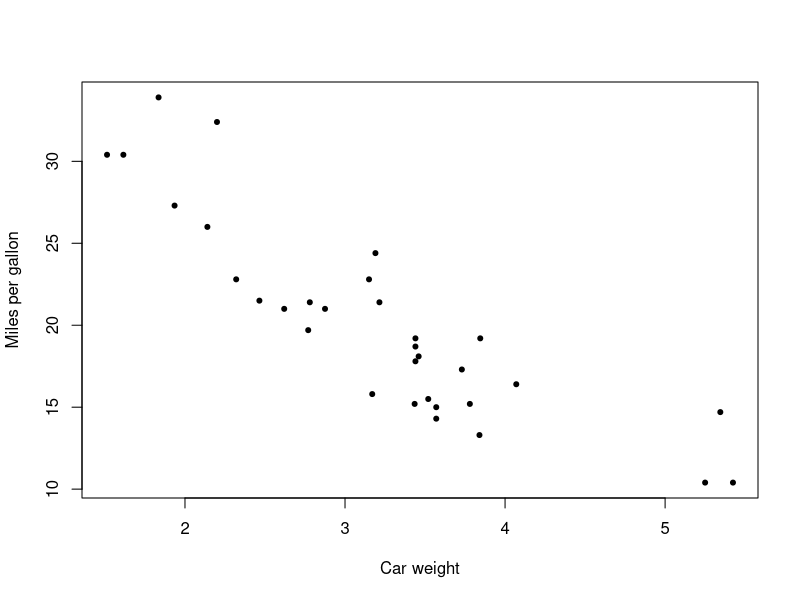
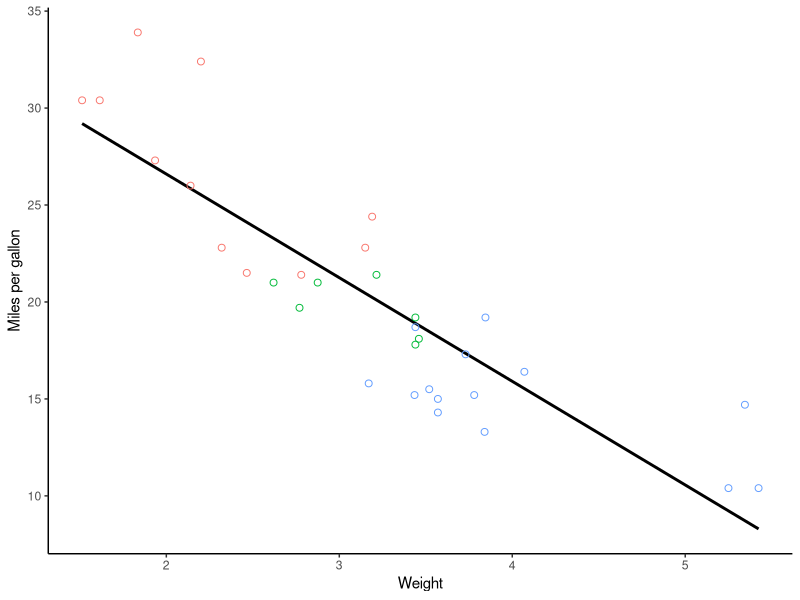
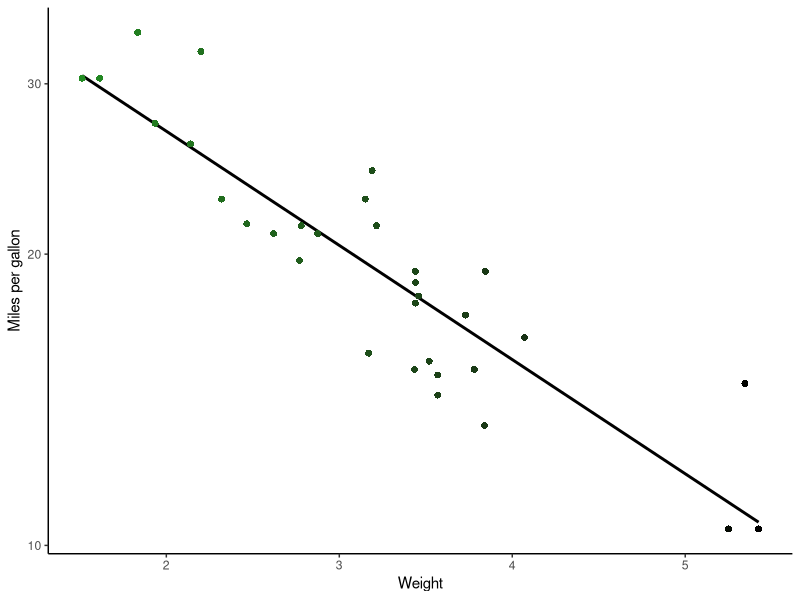
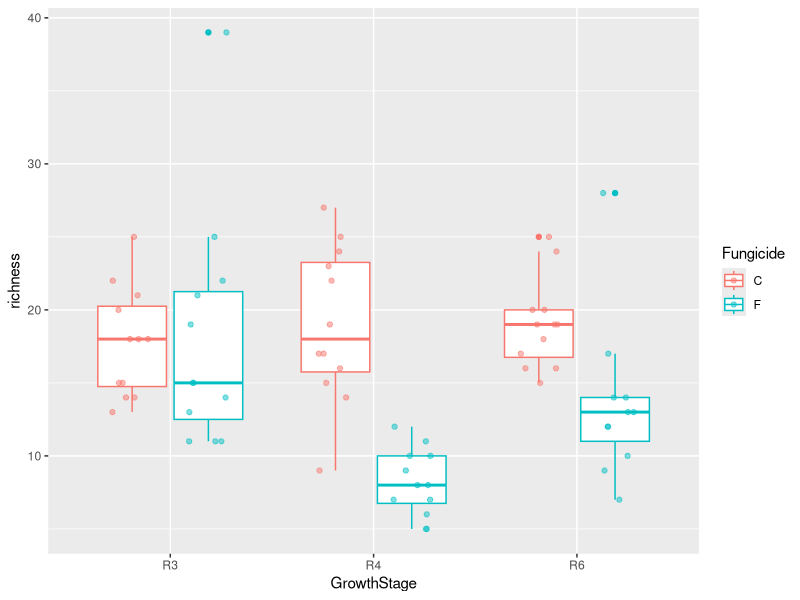
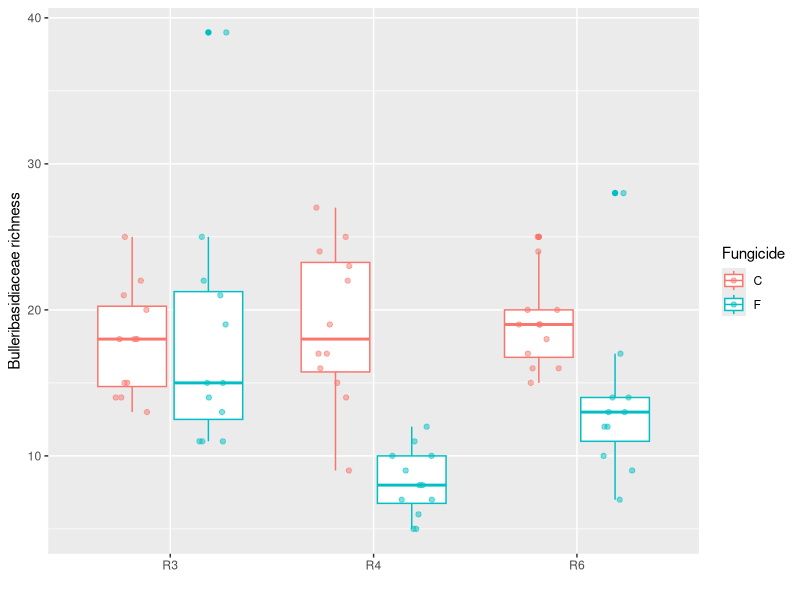
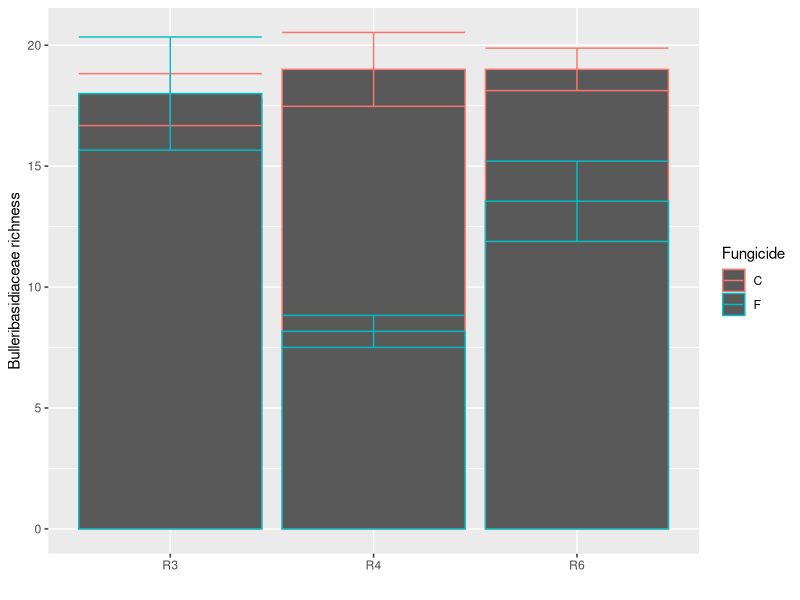
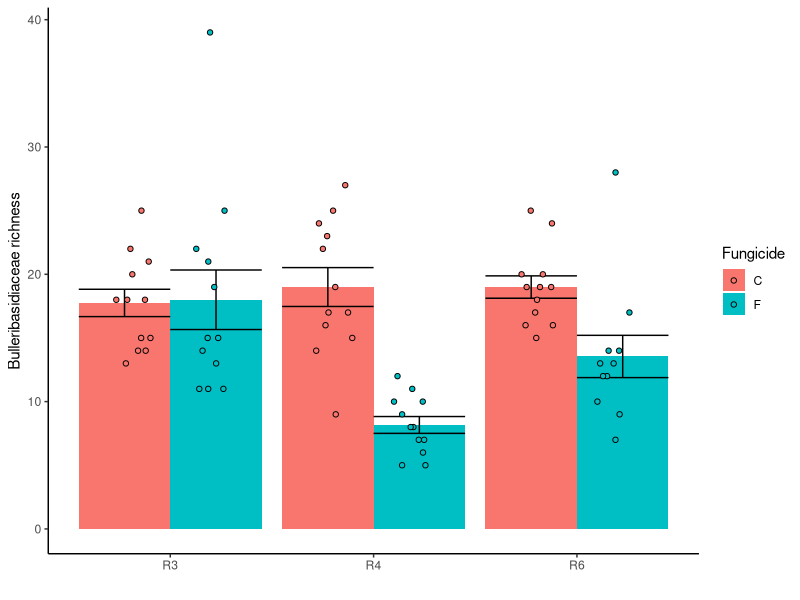
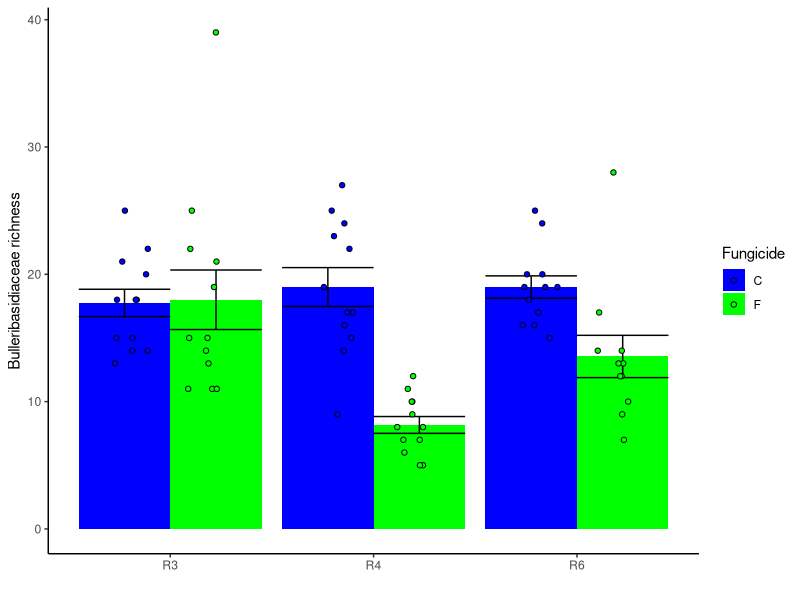

These charts were generated, in order, by the following R code:
## ---- chunk 1
library(tidyverse)
## ---- chunk 2
getwd()

datum <- read.csv("../general_notes/data/corr.csv",na.strings = "NA")

data("mtcars") # this accesses data that are pre-loaded into R
head(airquality)

data() # lists all of the datasets in the data package
## ---- chunk 3
plot(x = mtcars$wt, y = mtcars$mpg,
     xlab = "Car weight",
     ylab = "Miles per gallon",
     font.lab = 6,
     pch = 20
     )
## ---- chunk 4
mtcars %>%
  ggplot() +
  geom_smooth(aes(x = wt, y = mpg), method = lm, se = FALSE, color = "black") +
  geom_point(aes(x = wt, y = mpg, color = as.factor(cyl)), size = 2, pch = 21) +
  theme_classic() +
  theme(legend.position = "NULL") +
  xlab("Weight") +
  ylab("Miles per gallon")
  
  
## ---- chunk 5
mtcars %>%
  ggplot() +
  geom_smooth(aes(x = wt, y = mpg), method = lm, se = FALSE, color = "black") +
  geom_point(aes(x = wt, y = mpg, color = wt), size = 2, pch = 16) +
  theme_classic() +
  theme(legend.position = "NULL") +
  xlab("Weight") +
  ylab("Miles per gallon") +
  scale_color_gradient(low="forestgreen", high = "black") +
  scale_y_log10()
## ---- chunk 6
library(tidyverse)
## ---- chunk 7
bull.richness <- read.csv("./data/Bull_richness.csv", na.strings = NA)
# setting na.strings lets us specify how NAs are coded
## ---- chunk 8
bull.richness.soy.no.till <- bull.richness[bull.richness$Crop == "Soy" 
                                           & bull.richness$Treatment == "No-till",]
## ---- chunk 9
ggplot(bull.richness.soy.no.till, aes(x = GrowthStage, y = richness, color = Fungicide)) +
  geom_boxplot() +
  geom_point(position = position_jitterdodge(0.2), alpha = 0.5)
## ---- chunk 10
library(tidyverse)
## ---- chunk 11
bull.richness <- read.csv("./data/Bull_richness.csv", na.strings = NA)
# setting na.strings lets us specify how NAs are coded
## ---- chunk 12
bull.richness.soy.no.till <- bull.richness[bull.richness$Crop == "Soy" 
                                           & bull.richness$Treatment == "No-till",]
## ---- chunk 13
ggplot(bull.richness.soy.no.till, aes(x = GrowthStage, y = richness, color = Fungicide)) +
  geom_boxplot() +
  geom_point(position = position_jitterdodge(0.2), alpha = 0.5) +
  xlab("") +
  ylab("Bulleribasidiaceae richness")
## ---- chunk 14
ggplot(bull.richness.soy.no.till, aes(x = GrowthStage, y = richness, color = Fungicide)) +
  stat_summary(fun= mean, geom = "bar") +
  stat_summary(fun.data = mean_se, geom = "errorbar") +
  xlab("") +
  ylab("Bulleribasidiaceae richness")

# have to adjust the position of the bars, adjust color and fill

## ---- chunk 15
ggplot(bull.richness.soy.no.till, aes(x = GrowthStage, y = richness, fill = Fungicide)) +
  stat_summary(fun= mean, geom = "bar", position = "dodge") +
  stat_summary(fun.data = mean_se, geom = "errorbar", position = "dodge") +
  geom_point(position = position_jitterdodge(0.2), pch = 21) +
  xlab("") +
  ylab("Bulleribasidiaceae richness") +
  theme_classic()

# make the shape 21 for filled and outlined circle

## ---- chunk 16
ggplot(bull.richness.soy.no.till, aes(x = GrowthStage, y = richness, fill = Fungicide)) +
  stat_summary(fun= mean, geom = "bar", position = "dodge") +
  stat_summary(fun.data = mean_se, geom = "errorbar", position = "dodge") +
  geom_point(position = position_jitterdodge(0.2), pch = 21) +
  scale_color_manual(values = c("blue", "green")) +
  scale_fill_manual(values = c("blue", "green")) +
  xlab("") +
  ylab("Bulleribasidiaceae richness") +
  theme_classic()

## ---- chunk 17
ggplot(bull.richness.soy.no.till, aes(x = GrowthStage, y = richness, group = Fungicide, color = Fungicide)) +
  stat_summary(fun= mean, geom = "line") +
  stat_summary(fun.data = mean_se, geom = "errorbar", width = 0.2) +
  geom_jitter(pch=21, width = 0.2) +
  xlab("") +
  ylab("Bulleribasidiaceae richness") +
  theme_classic()
## ---- chunk 18
ggplot(bull.richness, aes(x = GrowthStage, y = richness, group = Fungicide, color = Fungicide)) +
  stat_summary(fun= mean, geom = "line") +
  stat_summary(fun.data = mean_se, geom = "errorbar", width = 0.2) +
  geom_jitter(pch=21, width = 0.2) +
  xlab("") +
  ylab("Bulleribasidiaceae\n richness") +
  theme_classic() +
  facet_wrap(~Crop*Treatment, scales = "free") 

## ---- chunk 19
cbpalette <- c("black", "green")

bull.richness %>% 
  filter(Crop == "Soy") %>% 
  ggplot(aes(x = GrowthStage, y = richness, group = Fungicide, color = Fungicide)) +
  stat_summary(fun= mean, geom = "line") +
  stat_summary(fun.data = mean_se, geom = "errorbar", width = 0.2) +
  geom_jitter(pch=21, width = 0.2) +
  scale_color_manual(values =cbpalette) +
  xlab("") +
  ylab("Bulleribasidiaceae\n richness") +
  theme_classic() +
  facet_wrap(~Crop*Treatment, scales = "free") 

